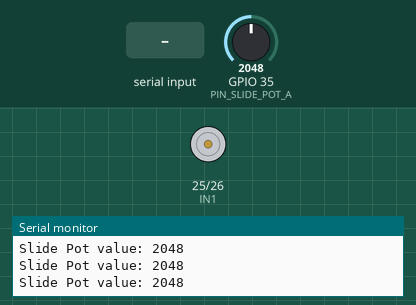
Bench run of a sketch on a simulated ESP32. Parts: motor-driver pin pairs drawn as motors (green arrow = first pin HIGH = forward, orange = second pin HIGH = backward, longer = more drive, scaled by the enable pin), the last lines printed to the serial monitor. The test bench sets the inputs (shaded band); at power-on: GPIO 35 (PIN_SLIDE_POT_A) = 2048.

Above: at 1.2 s.
1.3 s: "up\n" received over Serial
At 1.43 s:
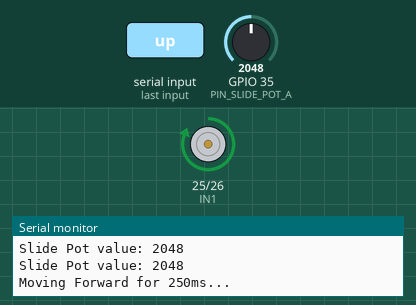
3.0 s: "down\n" received over Serial
At 3.14 s:
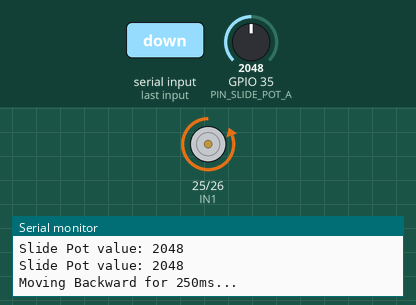
Timing chart, 0 to 6.0 s (numbered marks = the images above; inputs shaded):
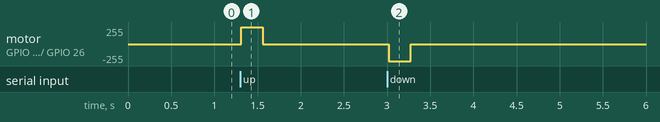

The sketch:

testrange.ino
```cpp
// =============================
// Pin Definitions
// =============================
#define PIN_SLIDE_POT_A 35

// Motor direction pins
const int IN1 = 25;
const int IN2 = 26;
const int ENA = 27;

// PWM Settings (Using your working ESP32 API)
const int pwmFreq = 5000;
const int pwmResolution = 8;
const int motorSpeed = 255;

String command = "";

void setup() {
  // Set Serial Monitor to 115200 baud!
  Serial.begin(115200);

  pinMode(PIN_SLIDE_POT_A, INPUT);
  pinMode(IN1, OUTPUT);
  pinMode(IN2, OUTPUT);

  // Setup motor PWM using the working ESP32 API
  ledcAttach(ENA, pwmFreq, pwmResolution);
  ledcWrite(ENA, motorSpeed);

  // Start stopped
  stopMotor();

  Serial.println("System Ready. Type 'up' or 'down' in the Serial Monitor.");
}

void loop() {
  // Read and print the slide pot value
  int value_slide_pot_a = analogRead(PIN_SLIDE_POT_A);
  Serial.print("Slide Pot value: ");
  Serial.println(value_slide_pot_a);

  // Check for commands typed into the Serial Monitor
  if (Serial.available()) {
    command = Serial.readStringUntil('\n');
    command.trim(); // Removes invisible characters like \r

    if (command.equalsIgnoreCase("up")) {
      moveForward();
    }
    else if (command.equalsIgnoreCase("down")) {
      moveBackward();
    }
  }

  // Brief delay to prevent flooding the Serial Monitor
  delay(50);
}

// =============================
// Motor Functions
// =============================
void moveForward() {
  Serial.println("Moving Forward for 250ms...");
  digitalWrite(IN1, HIGH);
  digitalWrite(IN2, LOW);
  delay(250);
  stopMotor();
}

void moveBackward() {
  Serial.println("Moving Backward for 250ms...");
  digitalWrite(IN1, LOW);
  digitalWrite(IN2, HIGH);
  delay(250);
  stopMotor();
}

void stopMotor() {
  digitalWrite(IN1, LOW);
  digitalWrite(IN2, LOW);
}
```

Measured:
- after the input at 1.3 s, motor on GPIO 25 (IN1) / GPIO 26 (IN2): stopped → forward 255/255 at once, → stopped 0.25 s later
- after the input at 3.0 s, motor on GPIO 25 (IN1) / GPIO 26 (IN2): stopped → backward 255/255 at once, → stopped 0.25 s later
